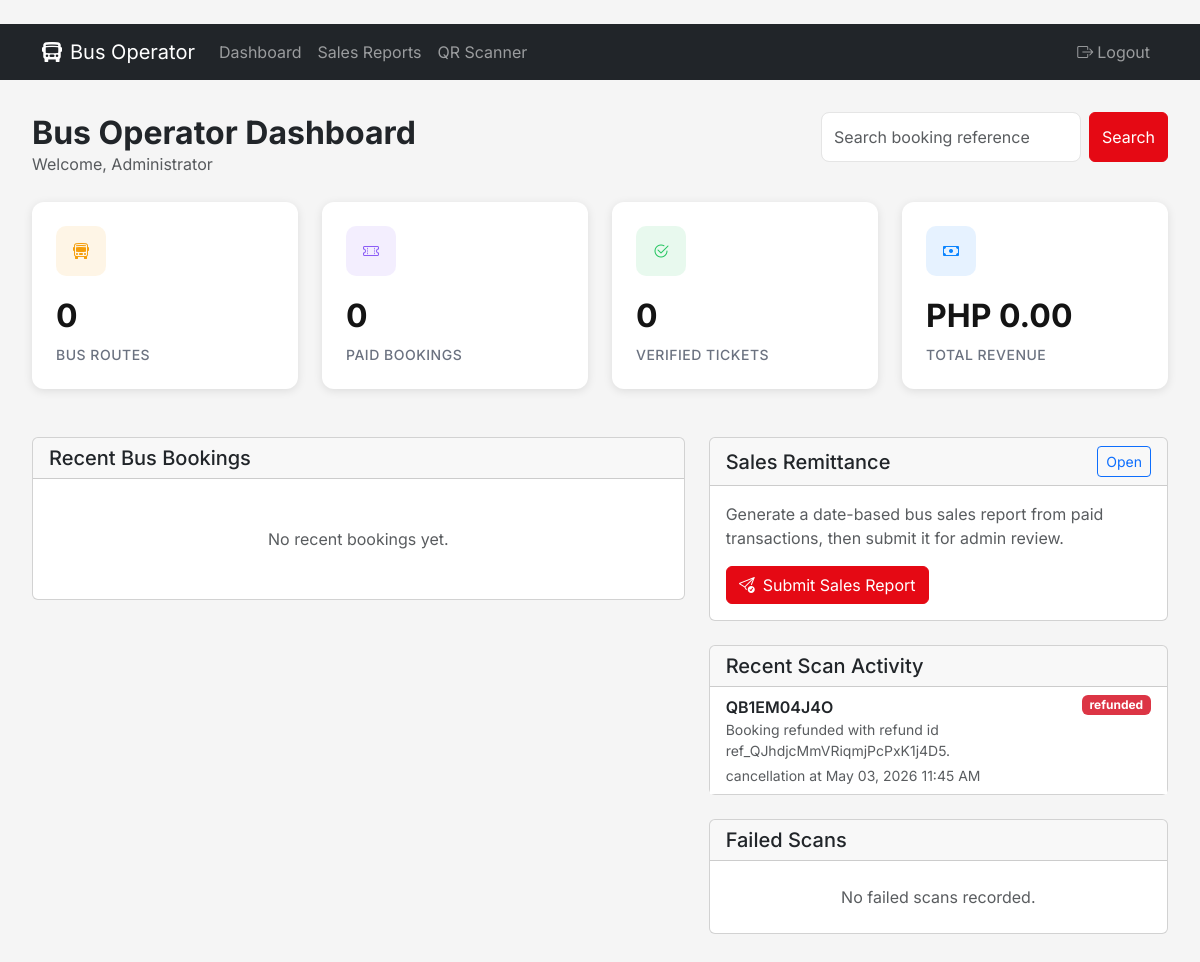
Screenshot of /bus-operator (signed in) with the database file from the repository.
### flask_app/app.py (models this page shows, shortened)
class User(UserMixin, db.Model):
    id = db.Column(db.Integer, primary_key=True)
    email = db.Column(db.String(120), unique=True, nullable=False)
    password_hash = db.Column(db.String(256), nullable=False)
    name = db.Column(db.String(100), nullable=False)
    phone = db.Column(db.String(20))
    is_admin = db.Column(db.Boolean, default=False)
    is_bus_operator = db.Column(db.Boolean, default=False)
    is_cinema_operator = db.Column(db.Boolean, default=False)
    created_at = db.Column(db.DateTime, default=datetime.utcnow)
    movie_bookings = db.relationship('MovieBooking', foreign_keys='MovieBooking.user_id', backref='user', lazy=True)
    bus_bookings = db.relationship('BusBooking', foreign_keys='BusBooking.user_id', backref='user', lazy=True)

class ScanLog(db.Model):
    id = db.Column(db.Integer, primary_key=True)
    operator_id = db.Column(db.Integer, db.ForeignKey('user.id'), nullable=True)
    booking_type = db.Column(db.String(20), nullable=True)
    booking_id = db.Column(db.Integer, nullable=True)
    booking_reference = db.Column(db.String(20), nullable=True)
    raw_input = db.Column(db.Text, nullable=True)
    scan_source = db.Column(db.String(30), default='manual')
    scan_result = db.Column(db.String(30), nullable=False)
    scan_message = db.Column(db.String(255), nullable=True)
    created_at = db.Column(db.DateTime, default=datetime.utcnow)
    operator = db.relationship('User', foreign_keys=[operator_id], backref='scan_logs')

### flask_app/app.py (the view)
@app.route('/bus-operator')
@login_required
@bus_operator_required
def bus_operator_dashboard():
    completed_statuses = ['completed', 'paid']
    bus_routes = BusRoute.query.filter_by(operator_id=current_user.id).all()
    route_ids = [r.id for r in bus_routes]
    search_reference = str(request.args.get('booking_reference') or '').strip()
    bookings_query = BusBooking.query.filter(BusBooking.schedule.has(BusSchedule.route_id.in_(route_ids)))
    bus_bookings = bookings_query.filter(BusBooking.payment_status.in_(completed_statuses)).count()
    bus_revenue = sum([b.total_amount for b in bookings_query.filter(BusBooking.payment_status.in_(completed_statuses)).all()])
    stats = {
        'total_routes': len(bus_routes),
        'bus_bookings': bus_bookings,
        'total_revenue': float(bus_revenue),
        'verified_tickets': bookings_query.filter_by(is_verified=True).count(),
    }
    recent_bus_bookings = bookings_query.order_by(BusBooking.created_at.desc()).limit(10).all()
    searched_booking = bookings_query.filter_by(booking_reference=search_reference).first() if search_reference else None
    recent_scan_logs = ScanLog.query.filter_by(operator_id=current_user.id).order_by(ScanLog.created_at.desc()).limit(8).all()
    failed_scan_logs = ScanLog.query.filter(
        ScanLog.operator_id == current_user.id,
        ScanLog.scan_result.in_(['invalid', 'denied', 'unpaid', 'missing', 'error'])
    ).order_by(ScanLog.created_at.desc()).limit(8).all()
    return render_template(
        'bus_operator/dashboard.html',
        stats=stats,
        recent_bus_bookings=recent_bus_bookings,
        bus_routes=bus_routes,
        searched_booking=searched_booking,
        search_reference=search_reference,
        recent_scan_logs=recent_scan_logs,
        failed_scan_logs=failed_scan_logs
    )

### flask_app/app.py (called while the page is built)
@app.after_request
def add_no_cache_headers(response):
    if request.endpoint != 'static':
        response.headers['Cache-Control'] = 'no-store, no-cache, must-revalidate, private, max-age=0'
        response.headers['Pragma'] = 'no-cache'
        response.headers['Expires'] = '0'
    return response

@login_manager.user_loader
def load_user(user_id):
    return User.query.get(int(user_id))

def bus_operator_required(f):
    @wraps(f)
    def decorated_function(*args, **kwargs):
        if not current_user.is_authenticated or not (current_user.is_admin or current_user.is_bus_operator):
            flash('You need bus operator access for this action.', 'error')
            return redirect(url_for('index'))
        return f(*args, **kwargs)
    return decorated_function

### flask_app/templates/bus_operator/dashboard.html (shortened to what this page needs)
{% extends 'bus_operator/base.html' %}
{% block operator_content %}
<div class="d-flex justify-content-between align-items-center mb-4 flex-wrap gap-3">
    <div>
        <h2 class="fw-bold mb-0">Bus Operator Dashboard</h2>
        <div class="text-muted">Welcome, {{ current_user.name }}</div>
    </div>
    <form method="GET" class="d-flex gap-2">
        <input type="text" class="form-control" name="booking_reference" value="{{ search_reference or '' }}" placeholder="Search booking reference">
        <button type="submit" class="btn btn-primary">Search</button>
    </form>
</div>
<div class="row g-4 mb-5">
    <div class="col-md-6 col-lg-3">
        <div class="stat-card">
            <div class="stat-icon" style="background: rgba(245, 158, 11, 0.1);">
                <i class="bi bi-bus-front" style="color: #F59E0B;"></i>
            </div>
            <div class="stat-value">{{ stats.total_routes }}</div>
            <div class="stat-label">Bus Routes</div>
        </div>
    </div>
    <div class="col-md-6 col-lg-3">
        <div class="stat-card">
            <div class="stat-icon" style="background: rgba(139, 92, 246, 0.1);">
                <i class="bi bi-ticket-perforated" style="color: #8B5CF6;"></i>
            </div>
            <div class="stat-value">{{ stats.bus_bookings }}</div>
            <div class="stat-label">Paid Bookings</div>
        </div>
    </div>
    <div class="col-md-6 col-lg-3">
        <div class="stat-card">
            <div class="stat-icon" style="background: rgba(34, 197, 94, 0.1);">
                <i class="bi bi-check2-circle" style="color: #22C55E;"></i>
            </div>
            <div class="stat-value">{{ stats.verified_tickets }}</div>
            <div class="stat-label">Verified Tickets</div>
        </div>
    </div>
    <div class="col-md-6 col-lg-3">
        <div class="stat-card">
            <div class="stat-icon" style="background: rgba(10, 132, 255, 0.1);">
                <i class="bi bi-cash" style="color: #0A84FF;"></i>
            </div>
            <div class="stat-value">PHP {{ "%.2f"|format(stats.total_revenue) }}</div>
            <div class="stat-label">Total Revenue</div>
        </div>
    </div>
</div>
<div class="row g-4">
    <div class="col-xl-7">
        <div class="card">
            <div class="card-header">
                <h5 class="mb-0">Recent Bus Bookings</h5>
            </div>
            <div class="card-body p-0">
                {% if recent_bus_bookings %}
                    <div class="table-responsive">
                        <table class="table table-hover mb-0">
                            <thead>
                                <tr>
                                    <th>Reference</th>
                                    <th>Route</th>
                                    <th>Passenger</th>
                                    <th>Seats</th>
                                    <th>Amount</th>
                                    <th>Status</th>
                                    <th>Verified</th>
                                </tr>
                            </thead>
                            <tbody>
                                {% for booking in recent_bus_bookings %}
                                <tr>
                                    <td><code>{{ booking.booking_reference }}</code></td>
                                    <td>{{ booking.schedule.route.origin }} -> {{ booking.schedule.route.destination }}</td>
                                    <td>{{ booking.user.name }}</td>
                                    <td>{{ booking.seat_numbers or booking.num_tickets }}</td>
                                    <td>PHP {{ "%.2f"|format(booking.total_amount) }}</td>
                                    <td><span class="badge bg-{{ booking.payment_status|payment_status_badge_class }}">{{ booking.payment_status|payment_status_label }}</span></td>
                                    <td>
                                        {% if booking.is_verified %}
                                            <span class="badge bg-success">Verified</span>
                                        {% else %}
                                            <span class="badge bg-secondary">Pending</span>
                                        {% endif %}
                                    </td>
                                </tr>
                                {% endfor %}
                            </tbody>
                        </table>
                    </div>
                {% else %}
                    <div class="text-center py-5 text-muted">No recent bookings yet.</div>
                {% endif %}
            </div>
        </div>
    </div>
    <div class="col-xl-5">
        <div class="card mb-4">
            <div class="card-header d-flex justify-content-between align-items-center">
                <h5 class="mb-0">Sales Remittance</h5>
                <a href="{{ url_for('bus_operator_sales_submissions') }}" class="btn btn-sm btn-outline-primary">Open</a>
            </div>
            <div class="card-body">
                <p class="text-muted mb-3">Generate a date-based bus sales report from paid transactions, then submit it for admin review.</p>
                <a href="{{ url_for('bus_operator_sales_submissions') }}" class="btn btn-primary">
                    <i class="bi bi-send-check me-2"></i>Submit Sales Report
                </a>
            </div>
        </div>
        <div class="card mb-4">
            <div class="card-header">
                <h5 class="mb-0">Recent Scan Activity</h5>
            </div>
            <div class="card-body p-0">
                {% if recent_scan_logs %}
                    <div class="list-group list-group-flush">
                        {% for scan in recent_scan_logs %}
                            <div class="list-group-item">
                                <div class="d-flex justify-content-between align-items-start">
                                    <div>
                                        <div class="fw-semibold">{{ scan.booking_reference or 'Unknown booking' }}</div>
                                        <div class="small text-muted">{{ scan.scan_message or 'No details recorded.' }}</div>
                                    </div>
                                    <span class="badge bg-{{ 'success' if scan.scan_result in ['verified', 'already_verified'] else 'danger' }}">{{ scan.scan_result.replace('_', ' ') }}</span>
                                </div>
                                <div class="small text-muted mt-1">{{ scan.scan_source }} at {{ scan.created_at.strftime('%b %d, %Y %I:%M %p') }}</div>
                            </div>
                        {% endfor %}
                    </div>
                {% else %}
                    <div class="text-center py-4 text-muted">No scan activity yet.</div>
                {% endif %}
            </div>
        </div>
        <div class="card">
            <div class="card-header">
                <h5 class="mb-0">Failed Scans</h5>
            </div>
            <div class="card-body p-0">
                {% if failed_scan_logs %}
                    <div class="list-group list-group-flush">
                        {% for scan in failed_scan_logs %}
                            <div class="list-group-item">
                                <div class="fw-semibold">{{ scan.raw_input or 'No input recorded' }}</div>
                                <div class="small text-muted">{{ scan.scan_message or 'Scan failed.' }}</div>
                                <div class="small text-muted mt-1">{{ scan.created_at.strftime('%b %d, %Y %I:%M %p') }}</div>
                            </div>
                        {% endfor %}
                    </div>
                {% else %}
                    <div class="text-center py-4 text-muted">No failed scans recorded.</div>
                {% endif %}
            </div>
        </div>
    </div>
</div>
{% endblock %}

### flask_app/templates/bus_operator/base.html (style rules this page uses)
:root { --primary: #E50914; --primary-dark: #B20710; --secondary: #0A84FF; --dark: #141414; --dark-lighter: #1F1F1F; --gray-100: #F5F5F5; --gray-200: #E5E5E5; --gray-600: #6B7280; --success: #22C55E; }
body { font-family: 'Inter', sans-serif; background: var(--gray-100); }
.stat-card { background: #fff; border-radius: 12px; padding: 1.5rem; box-shadow: 0 2px 10px rgba(0,0,0,0.1); border: none; transition: transform 0.2s; }
.stat-icon { width: 50px; height: 50px; border-radius: 10px; display: flex; align-items: center; justify-content: center; margin-bottom: 1rem; }
.stat-value { font-size: 2rem; font-weight: 700; color: var(--dark); margin-bottom: 0.25rem; }
.stat-label { color: var(--gray-600); font-size: 0.875rem; font-weight: 500; text-transform: uppercase; letter-spacing: 0.5px; }
.btn-primary { background: var(--primary); border-color: var(--primary); }
.form-control, .form-select { border-radius: 8px; border: 1px solid var(--gray-200); padding: 0.75rem; }

### rows the page displays
User: name "Administrator"
ScanLog: booking_reference "QB1EM04J4O", scan_message "Booking refunded with refund id ref_QJhdjcMmVRiqmjPcPxK1j4D5.", scan_result.replace "refunded", scan_source "cancellation", created_at "May 03, 2026 11:45 AM"

### other values shown
{{ stats.total_routes }} "0"
{{ stats.bus_bookings }} "0"
{{ stats.verified_tickets }} "0"
{{ "%.2f"|format(stats.total_revenue) }} "0.00"
